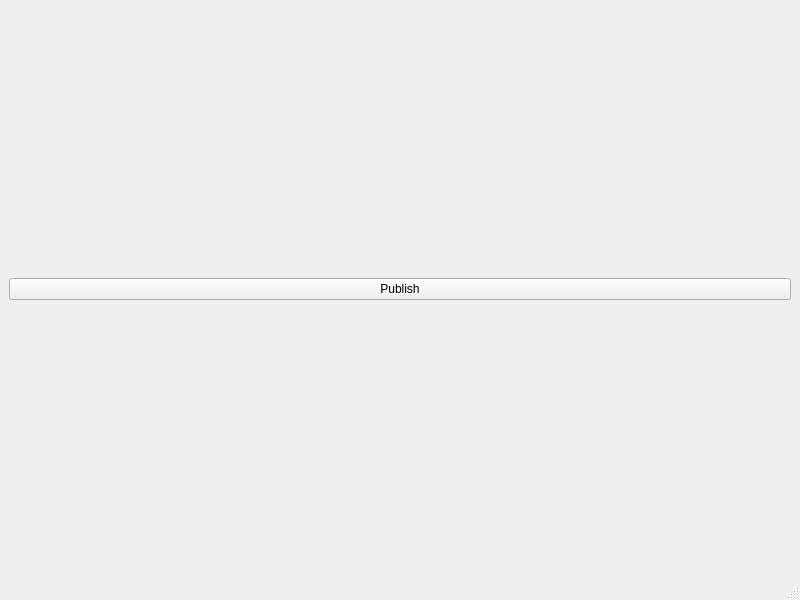
<?xml version="1.0" encoding="UTF-8"?>
<ui version="4.0">
 <class>MainWindow</class>
 <widget class="QMainWindow" name="MainWindow">
  <property name="geometry">
   <rect>
    <x>0</x>
    <y>0</y>
    <width>800</width>
    <height>600</height>
   </rect>
  </property>
  <property name="windowTitle">
   <string>MainWindow</string>
  </property>
  <widget class="QWidget" name="centralwidget">
   <layout class="QHBoxLayout" name="horizontalLayout">
    <item>
     <layout class="QVBoxLayout" name="verticalLayout">
      <item>
       <widget class="QPushButton" name="pushButton">
        <property name="text">
         <string>Publish</string>
        </property>
       </widget>
      </item>
     </layout>
    </item>
   </layout>
  </widget>
  <widget class="QMenuBar" name="menubar">
   <property name="geometry">
    <rect>
     <x>0</x>
     <y>0</y>
     <width>800</width>
     <height>23</height>
    </rect>
   </property>
  </widget>
  <widget class="QStatusBar" name="statusbar"/>
 </widget>
 <resources/>
 <connections/>
</ui>
